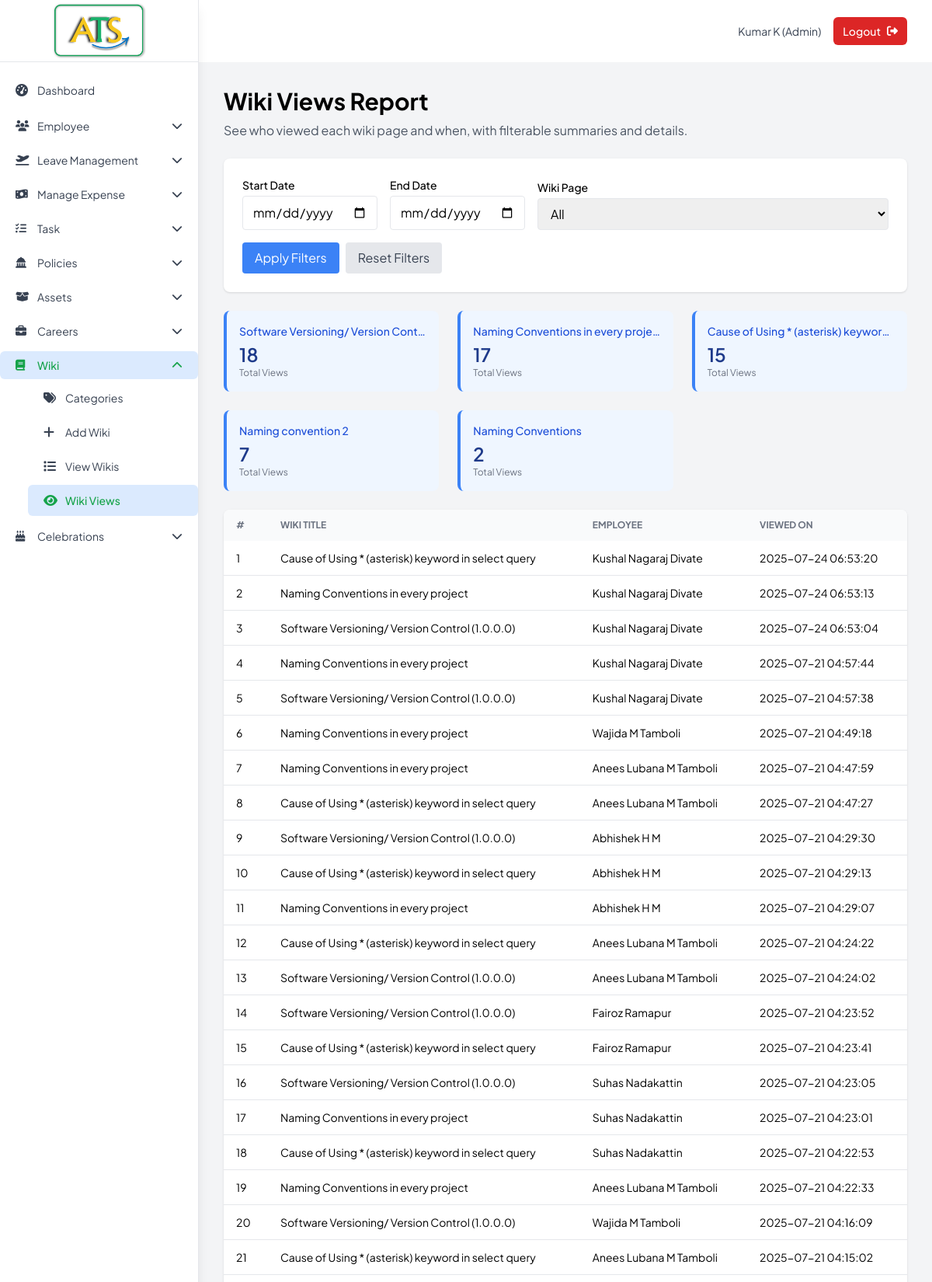
Page /admin/wiki_views (signed in, upper part) on the committed database.
### tables this page shows
CREATE TABLE TblWikiPage (
                WikiId       INTEGER PRIMARY KEY AUTOINCREMENT,
                CategoryId   INTEGER NOT NULL,
                Title        TEXT    NOT NULL,
                Descri       TEXT,
                InsertedDate DATETIME DEFAULT CURRENT_TIMESTAMP,
                RowStatus    INTEGER DEFAULT 0,
                FOREIGN KEY (CategoryId) REFERENCES TblWikiCategory(CategoryId)
            );

CREATE TABLE TblWikiViews (
                WikiViewId   INTEGER PRIMARY KEY AUTOINCREMENT,
                WikiId       INTEGER NOT NULL,
                EmployeeId   INTEGER NOT NULL,
                ViewDateTime DATETIME DEFAULT CURRENT_TIMESTAMP,
                FOREIGN KEY (WikiId)     REFERENCES TblWikiPage(WikiId),
                FOREIGN KEY (EmployeeId) REFERENCES tbl_employee(emp_id)
            );

### app.py (the view)
@app.route('/admin/wiki_views')
def admin_wiki_views():
    if 'user_id' not in session or session['emp_type'] != 'admin':
        return redirect(url_for('login'))
    start = request.args.get('start_date', default=None)
    end   = request.args.get('end_date',   default=None)
    wiki  = request.args.get('wiki_id',    type=int)
    counts = db.get_wiki_view_counts(start, end)
    views  = db.get_wiki_views_filtered(start, end, wiki)
    pages  = db.get_wiki_pages()  # for the filter dropdown
    return render_template(
        'view_wiki_views.html',
        counts=counts,
        views=views,
        pages=pages,
        filter_start=start,
        filter_end=end,
        filter_wiki=wiki
    )

### database.py (called while the page is built)
    def get_connection(self):
        return sqlite3.connect(self.db_name)

    def get_wiki_pages(self):
        conn = self.get_connection()
        cursor = conn.cursor()
        cursor.execute('''
            SELECT wp.WikiId, wp.Title, wp.Descri, wp.InsertedDate, wc.Category, wc.CatImg
            FROM TblWikiPage wp
            JOIN TblWikiCategory wc ON wp.CategoryId = wc.CategoryId
            WHERE wp.RowStatus = 0
            ORDER BY wp.InsertedDate DESC
        ''')
        pages = cursor.fetchall()
        conn.close()
        return pages

### templates/view_wiki_views.html (shortened to what this page needs)
{% extends "base.html" %}
{% block content %}
<div class="max-w-6xl mx-auto space-y-6">
  <div>
    <h1 class="text-3xl font-bold mb-2">Wiki Views Report</h1>
    <p class="text-gray-600">See who viewed each wiki page and when, with filterable summaries and details.</p>
  </div>
  <div class="bg-white shadow rounded-lg p-6 flex flex-wrap gap-4 items-end">
    <div>
      <label class="block text-sm font-medium">Start Date</label>
      <input type="date" name="start_date" form="filterForm"
             value="{{ filter_start }}"
             class="mt-1 border rounded px-3 py-2">
    </div>
    <div>
      <label class="block text-sm font-medium">End Date</label>
      <input type="date" name="end_date" form="filterForm"
             value="{{ filter_end }}"
             class="mt-1 border rounded px-3 py-2">
    </div>
    <div class="flex-1 min-w-[200px]">
      <label class="block text-sm font-medium">Wiki Page</label>
      <select name="wiki_id" form="filterForm"
              class="mt-1 block w-full border rounded px-3 py-2">
        <option value="">All</option>
      </select>
    </div>
    <form id="filterForm" method="get" action="{{ url_for('admin_wiki_views') }}" class="flex gap-2">
      <button type="submit"
              class="bg-primary text-white px-4 py-2 rounded hover:bg-primary-dark">
        Apply Filters
      </button>
      <a href="{{ url_for('admin_wiki_views') }}"
         class="bg-gray-200 text-gray-700 px-4 py-2 rounded hover:bg-gray-300">
        Reset Filters
      </a>
    </form>
  </div>
  <div class="grid grid-cols-1 sm:grid-cols-2 md:grid-cols-3 gap-6">
    {% for c in counts %}
    <div class="bg-blue-50 border-l-4 border-blue-500 p-4 rounded-lg">
      <p class="text-sm font-medium text-blue-700 truncate">{{ c[1] }}</p>
      <p class="mt-1 text-2xl font-semibold text-blue-900">{{ c[2] }}</p>
      <p class="text-xs text-gray-500">Total Views</p>
    </div>
    {% endfor %}
  </div>
  <div class="bg-white shadow rounded-lg overflow-x-auto">
    <table class="min-w-full text-left text-sm">
      <thead class="bg-gray-50 uppercase text-gray-500 text-xs">
        <tr>
          <th class="px-4 py-3">#</th>
          <th class="px-4 py-3">Wiki Title</th>
          <th class="px-4 py-3">Employee</th>
          <th class="px-4 py-3">Viewed On</th>
        </tr>
      </thead>
      <tbody class="divide-y">
        {% for v in views %}
        <tr>
          <td class="px-4 py-3">{{ loop.index }}</td>
          <td class="px-4 py-3">{{ v[1] }}</td>
          <td class="px-4 py-3">{{ v[2] }}</td>
          <td class="px-4 py-3">{{ v[3] }}</td>
        </tr>
        {% endfor %}
      </tbody>
    </table>
  </div>
</div>
{% endblock %}

### templates/base.html (style rules this page uses)
html { scroll-behavior: smooth }
body { font-family: "Plus Jakarta Sans", sans-serif }

### rows in the picture
TblWikiPage: Title "Software Versioning/ Version Cont…", c "18"
TblWikiPage: Title "Naming Conventions in every proje…", c "17"
TblWikiPage: Title "Cause of Using * (asterisk) keywor…", c "15"
TblWikiPage: Title "Naming convention 2", c "7"
TblWikiPage: Title "Naming Conventions", WikiId "2"
TblWikiViews: Title "Cause of Using * (asterisk) keyword in select query", v "Kushal Nagaraj Divate", ViewDateTime "2025-07-24 06:53:20"
TblWikiViews: Title "Naming Conventions in every project", v "Kushal Nagaraj Divate", ViewDateTime "2025-07-24 06:53:13"
TblWikiViews: Title "Software Versioning/ Version Control (1.0.0.0)", v "Kushal Nagaraj Divate", ViewDateTime "2025-07-24 06:53:04"
TblWikiViews: Title "Naming Conventions in every project", v "Kushal Nagaraj Divate", ViewDateTime "2025-07-21 04:57:44"
TblWikiViews: Title "Software Versioning/ Version Control (1.0.0.0)", v "Kushal Nagaraj Divate", ViewDateTime "2025-07-21 04:57:38"
TblWikiViews: Title "Naming Conventions in every project", v "Wajida M Tamboli", ViewDateTime "2025-07-21 04:49:18"
TblWikiViews: Title "Naming Conventions in every project", v "Anees Lubana M Tamboli", ViewDateTime "2025-07-21 04:47:59"
TblWikiViews: Title "Cause of Using * (asterisk) keyword in select query", v "Anees Lubana M Tamboli", ViewDateTime "2025-07-21 04:47:27"
TblWikiViews: Title "Software Versioning/ Version Control (1.0.0.0)", v "Abhishek H M", ViewDateTime "2025-07-21 04:29:30"
TblWikiViews: Title "Cause of Using * (asterisk) keyword in select query", v "Abhishek H M", ViewDateTime "2025-07-21 04:29:13"
TblWikiViews: Title "Naming Conventions in every project", v "Abhishek H M", ViewDateTime "2025-07-21 04:29:07"
TblWikiViews: Title "Cause of Using * (asterisk) keyword in select query", v "Anees Lubana M Tamboli", ViewDateTime "2025-07-21 04:24:22"
TblWikiViews: Title "Software Versioning/ Version Control (1.0.0.0)", v "Anees Lubana M Tamboli", ViewDateTime "2025-07-21 04:24:02"
TblWikiViews: Title "Software Versioning/ Version Control (1.0.0.0)", v "Fairoz Ramapur", ViewDateTime "2025-07-21 04:23:52"
TblWikiViews: Title "Cause of Using * (asterisk) keyword in select query", v "Fairoz Ramapur", ViewDateTime "2025-07-21 04:23:41"
TblWikiViews: Title "Software Versioning/ Version Control (1.0.0.0)", v "Suhas Nadakattin", ViewDateTime "2025-07-21 04:23:05"
TblWikiViews: Title "Naming Conventions in every project", v "Suhas Nadakattin", ViewDateTime "2025-07-21 04:23:01"
TblWikiViews: Title "Cause of Using * (asterisk) keyword in select query", v "Suhas Nadakattin", ViewDateTime "2025-07-21 04:22:53"
TblWikiViews: Title "Naming Conventions in every project", v "Anees Lubana M Tamboli", ViewDateTime "2025-07-21 04:22:33"
TblWikiViews: Title "Software Versioning/ Version Control (1.0.0.0)", v "Wajida M Tamboli", ViewDateTime "2025-07-21 04:16:09"
TblWikiViews: Title "Cause of Using * (asterisk) keyword in select query", v "Anees Lubana M Tamboli", ViewDateTime "2025-07-21 04:15:02"

### other values in the picture
{{ label }} "Dashboard Categories Add Wiki View Wikis Wiki Views"
{{ session.first_name }} "Kumar"
{{ session.last_name }} "K"
{{ session.emp_type.title() }} "Admin"
